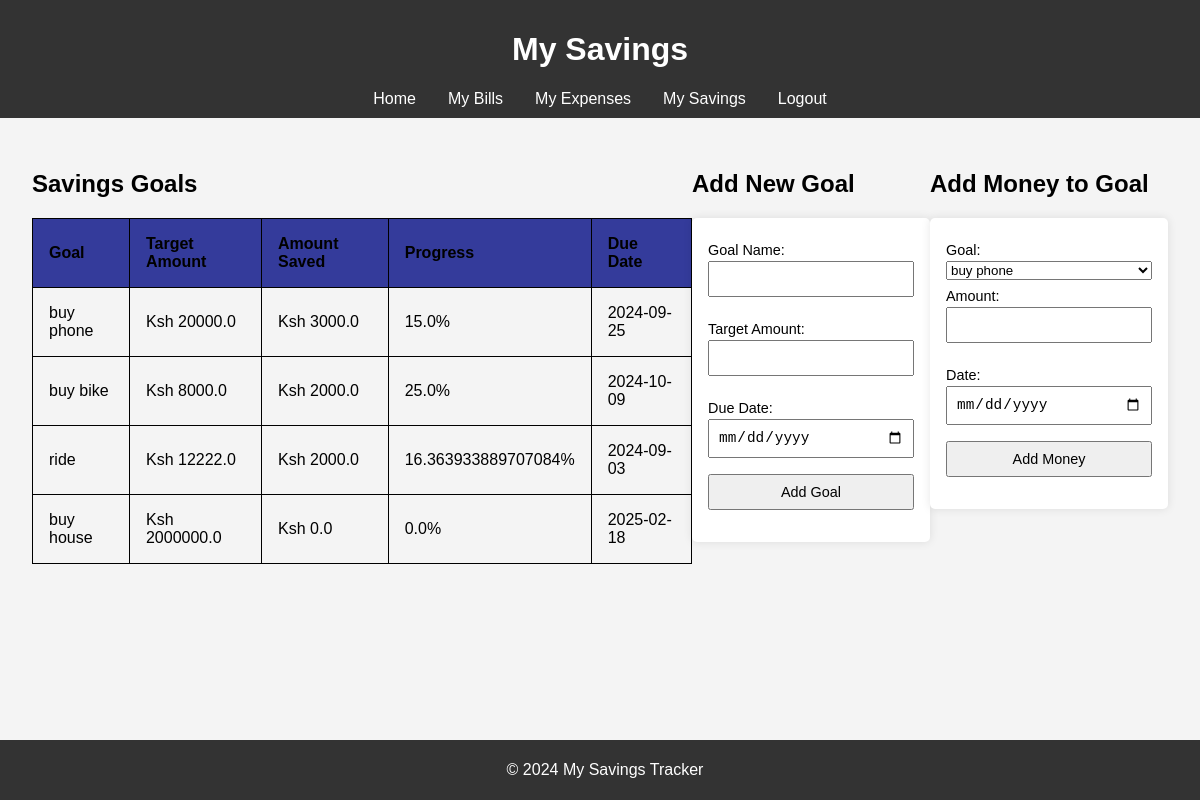
Screenshot of /savings (signed in) with the database file from the repository.
### tables this page shows
CREATE TABLE savings_goals (
                id INTEGER PRIMARY KEY AUTOINCREMENT,
                goal_name TEXT NOT NULL,
                target_amount REAL NOT NULL,
                amount_saved REAL DEFAULT 0,
                due_date TEXT NOT NULL,
                user_id INTEGER NOT NULL,
                FOREIGN KEY(user_id) REFERENCES users(id)
                );

### app.py (the view, shortened to what this page needs)
@app.route('/savings', methods=['GET', 'POST'])
@login_required
def savings():
    with sqlite3.connect('track_it.db') as conn:
        cur = conn.cursor()
        cur.execute('SELECT id, goal_name, target_amount, amount_saved, due_date FROM savings_goals WHERE user_id = ?', (current_user.id,))
        goals = cur.fetchall()
    return render_template('savings.html', goals=goals)

### app.py (called while the page is built)
@login_manager.user_loader
def load_user(user_id):
    with sqlite3.connect('track_it.db') as conn:
        cur = conn.cursor()
        cur.execute('SELECT * FROM users WHERE id = ?', (user_id,))
        user = cur.fetchone()
        if user:
            return User(*user)
    return None

### templates/savings.html (shortened to what this page needs)
<!DOCTYPE html>
<html lang="en">
<head>
</head>
<body>
    <header>
        <h1>My Savings</h1>
        <nav>
            <ul>
                <li><a href="/homepage">Home</a></li>
                <li><a href="/my_bills">My Bills</a></li>
                <li><a href="/my_expenses">My Expenses</a></li>
                <li><a href="/savings">My Savings</a></li>
                <li><a href="/logout">Logout</a></li>
            </ul>
        </nav>
    </header>
    <main>
        <section>
            <h2>Savings Goals</h2>
            <table>
            <thead>
                <tr>
                <th>Goal</th>
                <th>Target Amount</th>
                <th>Amount Saved</th>
                <th>Progress</th>
                <th>Due Date</th>
                </tr>
            </thead>
            <tbody>
                {% for goal in goals %}
                <tr>
                <td>{{ goal[1] }}</td>
                <td>Ksh {{ goal[2] }}</td>
                <td>Ksh {{ goal[3] }}</td>
                <td>{{ (goal[3] / goal[2]) * 100 | round(2) }}%</td>
                <td>{{ goal[4] }}</td>
                </tr>
                {% endfor %}
            </tbody>
            </table>
        </section>
        <section>
            <h2>Add New Goal</h2>
            <form action="/savings" method="post">
                <label for="goal_name">Goal Name:</label>
                <input type="text" id="goal_name" name="goal_name" required>
                <label for="target_amount">Target Amount:</label>
                <input type="number" id="target_amount" name="target_amount" step="0.01" required>
                <label for="due_date">Due Date:</label>
                <input type="date" id="due_date" name="due_date" required>
                <button type="submit">Add Goal</button>
            </form>
        </section>
        <section>
            <h2>Add Money to Goal</h2>
            <form action="/savings" method="post">
                <label for="goal_id">Goal:</label>
                <select id="goal_id" name="goal_id" required>
                    {% for goal in goals %}
                    <option value="{{ goal[0] }}">{{ goal[1] }}</option>
                    {% endfor %}
                </select>
                <label for="amount">Amount:</label>
                <input type="number" id="amount" name="amount" step="0.01" required>
                <label for="date">Date:</label>
                <input type="date" id="date" name="date" required>
                <button type="submit">Add Money</button>
            </form>
        </section>
    </main>
    <footer>
        <p>&copy; 2024 My Savings Tracker</p>
    </footer>
</body>
</html>

### templates/savings.html (style rules this page uses)
body { font-family: Arial, sans-serif; margin: 0; padding: 0; background-color: #f4f4f4; display: flex; flex-direction: column; height: 100vh; }
header { background-color: #333; color: #fff; padding: 10px; text-align: center; }
nav ul { list-style: none; padding: 0; display: flex; justify-content: center; margin: 0; }
nav ul li { margin: 0 1rem; }
nav ul li a { color: #fff; text-decoration: none; }
main { display: flex; flex-grow: 1; padding: 2rem; box-sizing: border-box; }
table { width: 100%; border-collapse: collapse; margin-bottom: 2rem; }
table, th, td { border: 1px solid #000000; }
th, td { padding: 1rem; text-align: left; }
th { background-color: #343b9b; }
form { display: flex; flex-direction: column; background-color: #fff; padding: 1rem; box-shadow: 0 0 10px rgba(0, 0, 0, 0.1); border-radius: 5px; margin-bottom: 2rem; }
form label { margin: 0.5rem 0 0.2rem; font-size: 0.9rem; }
form input, form button { padding: 0.5rem; margin-bottom: 1rem; font-size: 0.9rem; }
footer { background-color: #333; color: #fff; text-align: center; padding: 5px; position: fixed; width: 100%; bottom: 0; }

### rows the page displays
savings_goals: goal_name "buy phone", target_amount "20000.0", amount_saved "3000.0", (goal[3]/goal[2])*100|round(2) "15.0", due_date "2024-09-25"
savings_goals: goal_name "buy bike", target_amount "8000.0", amount_saved "2000.0", (goal[3]/goal[2])*100|round(2) "25.0", due_date "2024-10-09"
savings_goals: goal_name "ride", target_amount "12222.0", amount_saved "2000.0", (goal[3]/goal[2])*100|round(2) "16.363933889707084", due_date "2024-09-03"
savings_goals: goal_name "buy house", target_amount "2000000.0", amount_saved "0.0", (goal[3]/goal[2])*100|round(2) "0.0", due_date "2025-02-18"

### other values shown
form field goal_id "buy phone"
